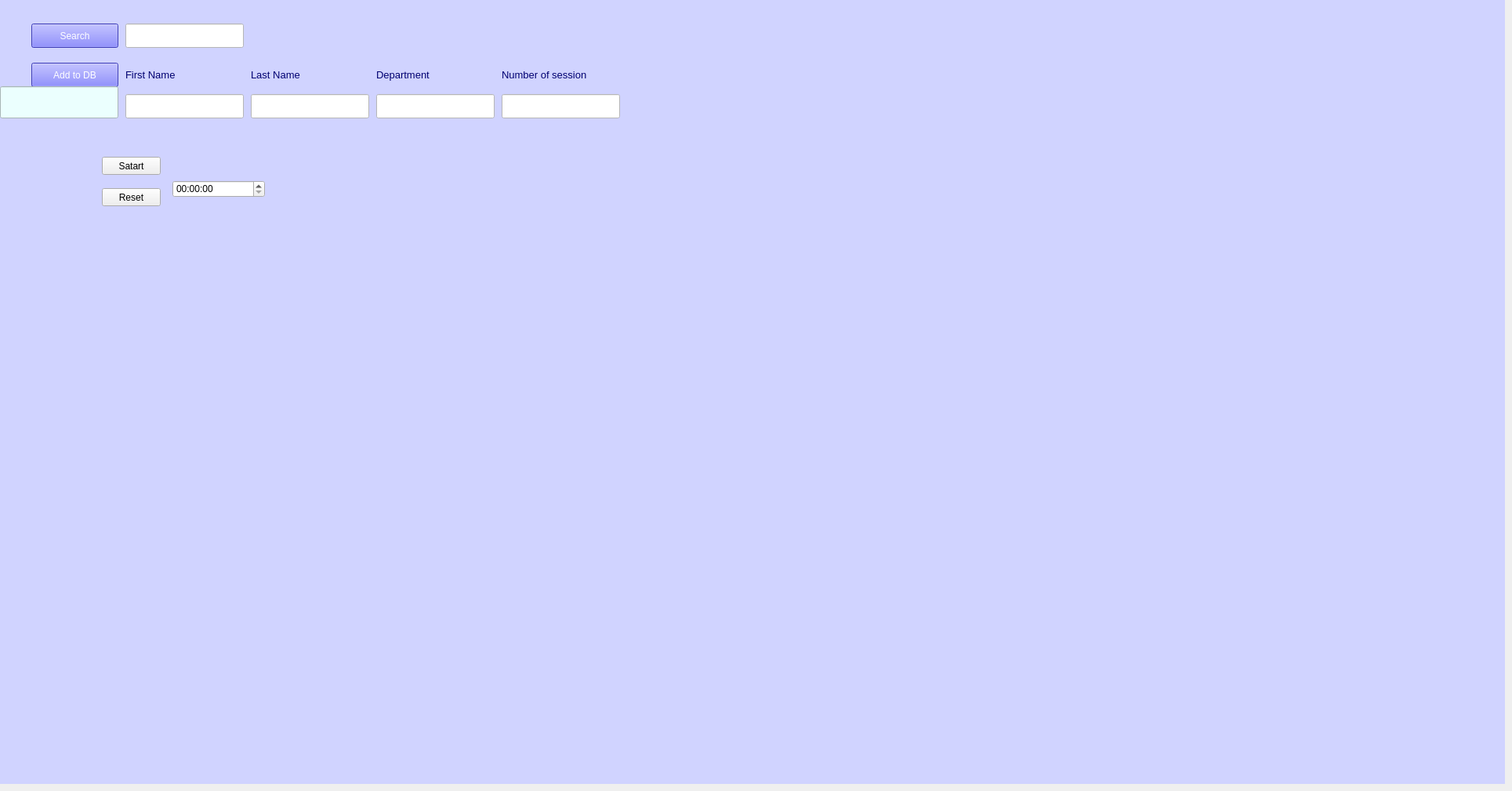
    <widget class="QWidget" name="tab_6">
     <attribute name="title">
      <string>startPomodoro</string>
     </attribute>
     <widget class="QLabel" name="l521">
      <property name="geometry">
       <rect>
        <x>0</x>
        <y>0</y>
        <width>1920</width>
        <height>1000</height>
       </rect>
      </property>
      <property name="font">
       <font>
        <family>MS Shell Dlg 2</family>
        <pointsize>10</pointsize>
        <weight>9</weight>
        <italic>false</italic>
        <bold>false</bold>
       </font>
      </property>
      <property name="styleSheet">
       <string notr="true">font: 75 10pt &quot;MS Shell Dlg 2&quot;;
background-color: rgb(208, 211, 255);
color: rgb(0, 0, 112);</string>
      </property>
      <property name="text">
       <string/>
      </property>
      <property name="pixmap">
       <pixmap>../app-pyqt5/0000.jpg</pixmap>
      </property>
     </widget>
     <widget class="QLineEdit" name="tb601">
      <property name="geometry">
       <rect>
        <x>160</x>
        <y>30</y>
        <width>151</width>
        <height>31</height>
       </rect>
      </property>
      <property name="styleSheet">
       <string notr="true">background-color: rgb(255, 255, 255);
font: 8pt &quot;MS Shell Dlg 2&quot;;</string>
      </property>
     </widget>
     <widget class="QLabel" name="l522">
      <property name="geometry">
       <rect>
        <x>320</x>
        <y>80</y>
        <width>151</width>
        <height>31</height>
       </rect>
      </property>
      <property name="font">
       <font>
        <family>MS Shell Dlg 2</family>
        <pointsize>10</pointsize>
        <weight>9</weight>
        <italic>false</italic>
        <bold>false</bold>
       </font>
      </property>
      <property name="styleSheet">
       <string notr="true">font: 75 10pt &quot;MS Shell Dlg 2&quot;;
background-color: rgb(208, 211, 255);
color: rgb(0, 0, 112);</string>
      </property>
      <property name="text">
       <string>Last Name</string>
      </property>
     </widget>
     <widget class="QPushButton" name="b510">
      <property name="geometry">
       <rect>
        <x>40</x>
        <y>30</y>
        <width>111</width>
        <height>31</height>
       </rect>
      </property>
      <property name="styleSheet">
       <string notr="true">background-color: rgb(85, 85, 255);
color: rgb(255, 255, 255);
font: 8pt &quot;MS Shell Dlg 2&quot;;</string>
      </property>
      <property name="text">
       <string>Search</string>
      </property>
     </widget>
     <widget class="QLabel" name="l523">
      <property name="geometry">
       <rect>
        <x>480</x>
        <y>80</y>
        <width>151</width>
        <height>31</height>
       </rect>
      </property>
      <property name="font">
       <font>
        <family>MS Shell Dlg 2</family>
        <pointsize>10</pointsize>
        <weight>9</weight>
        <italic>false</italic>
        <bold>false</bold>
       </font>
      </property>
      <property name="styleSheet">
       <string notr="true">font: 75 10pt &quot;MS Shell Dlg 2&quot;;
background-color: rgb(208, 211, 255);
color: rgb(0, 0, 112);</string>
      </property>
      <property name="text">
       <string>Department</string>
      </property>
     </widget>
     <widget class="QLabel" name="l524">
      <property name="geometry">
       <rect>
        <x>640</x>
        <y>80</y>
        <width>151</width>
        <height>31</height>
       </rect>
      </property>
      <property name="font">
       <font>
        <family>MS Shell Dlg 2</family>
        <pointsize>10</pointsize>
        <weight>9</weight>
        <italic>false</italic>
        <bold>false</bold>
       </font>
      </property>
      <property name="styleSheet">
       <string notr="true">font: 75 10pt &quot;MS Shell Dlg 2&quot;;
background-color: rgb(208, 211, 255);
color: rgb(0, 0, 112);</string>
      </property>
      <property name="text">
       <string>Number of session</string>
      </property>
     </widget>
     <widget class="QPushButton" name="b520">
      <property name="geometry">
       <rect>
        <x>40</x>
        <y>80</y>
        <width>111</width>
        <height>31</height>
       </rect>
      </property>
      <property name="styleSheet">
       <string notr="true">background-color: rgb(85, 85, 255);
color: rgb(255, 255, 255);
font: 8pt &quot;MS Shell Dlg 2&quot;;</string>
      </property>
      <property name="text">
       <string>Add to DB</string>
      </property>
     </widget>
     <widget class="QLineEdit" name="tb602">
      <property name="geometry">
       <rect>
        <x>160</x>
        <y>120</y>
        <width>151</width>
        <height>31</height>
       </rect>
      </property>
      <property name="styleSheet">
       <string notr="true">background-color: rgb(255, 255, 255);
font: 8pt &quot;MS Shell Dlg 2&quot;;</string>
      </property>
     </widget>
     <widget class="QLineEdit" name="tb603">
      <property name="geometry">
       <rect>
        <x>320</x>
        <y>120</y>
        <width>151</width>
        <height>31</height>
       </rect>
      </property>
      <property name="styleSheet">
       <string notr="true">background-color: rgb(255, 255, 255);
font: 8pt &quot;MS Shell Dlg 2&quot;;</string>
      </property>
     </widget>
     <widget class="QLineEdit" name="tb604">
      <property name="geometry">
       <rect>
        <x>480</x>
        <y>120</y>
        <width>151</width>
        <height>31</height>
       </rect>
      </property>
      <property name="styleSheet">
       <string notr="true">background-color: rgb(255, 255, 255);
font: 8pt &quot;MS Shell Dlg 2&quot;;</string>
      </property>
     </widget>
     <widget class="QLineEdit" name="tb605">
      <property name="geometry">
       <rect>
        <x>640</x>
        <y>120</y>
        <width>151</width>
        <height>31</height>
       </rect>
      </property>
      <property name="styleSheet">
       <string notr="true">background-color: rgb(255, 255, 255);
font: 8pt &quot;MS Shell Dlg 2&quot;;</string>
      </property>
     </widget>
     <widget class="QLabel" name="l521_2">
      <property name="geometry">
       <rect>
        <x>160</x>
        <y>80</y>
        <width>151</width>
        <height>31</height>
       </rect>
      </property>
      <property name="font">
       <font>
        <family>MS Shell Dlg 2</family>
        <pointsize>10</pointsize>
        <weight>9</weight>
        <italic>false</italic>
        <bold>false</bold>
       </font>
      </property>
      <property name="styleSheet">
       <string notr="true">font: 75 10pt &quot;MS Shell Dlg 2&quot;;
background-color: rgb(208, 211, 255);
color: rgb(0, 0, 112);</string>
      </property>
      <property name="text">
       <string>First Name</string>
      </property>
     </widget>
     <widget class="QPushButton" name="start_button">
      <property name="geometry">
       <rect>
        <x>130</x>
        <y>200</y>
        <width>75</width>
        <height>23</height>
       </rect>
      </property>
      <property name="text">
       <string>Satart</string>
      </property>
     </widget>
     <widget class="QPushButton" name="pushButton_2">
      <property name="geometry">
       <rect>
        <x>130</x>
        <y>240</y>
        <width>75</width>
        <height>23</height>
       </rect>
      </property>
      <property name="text">
       <string>Reset</string>
      </property>
     </widget>
     <widget class="QTimeEdit" name="timeEdit">
      <property name="geometry">
       <rect>
        <x>220</x>
        <y>230</y>
        <width>118</width>
        <height>22</height>
       </rect>
      </property>
     </widget>
     <widget class="QLabel" name="l600">
      <property name="geometry">
       <rect>
        <x>340</x>
        <y>30</y>
        <width>111</width>
        <height>31</height>
       </rect>
      </property>
      <property name="text">
       <string/>
      </property>
     </widget>
     <widget class="QLineEdit" name="tb606">
      <property name="geometry">
       <rect>
        <x>0</x>
        <y>110</y>
        <width>151</width>
        <height>41</height>
       </rect>
      </property>
      <property name="styleSheet">
       <string notr="true">background-color: rgb(235, 255, 254);</string>
      </property>
     </widget>
    </widget>
